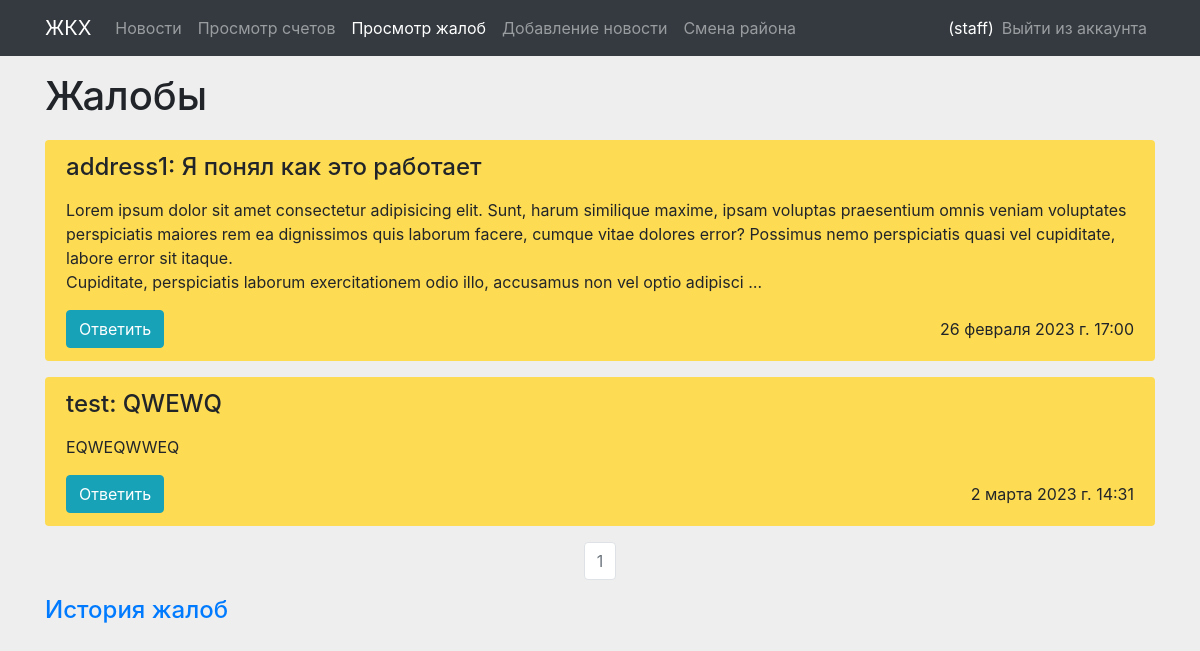
Page /reports (signed in) on the earlier database version.
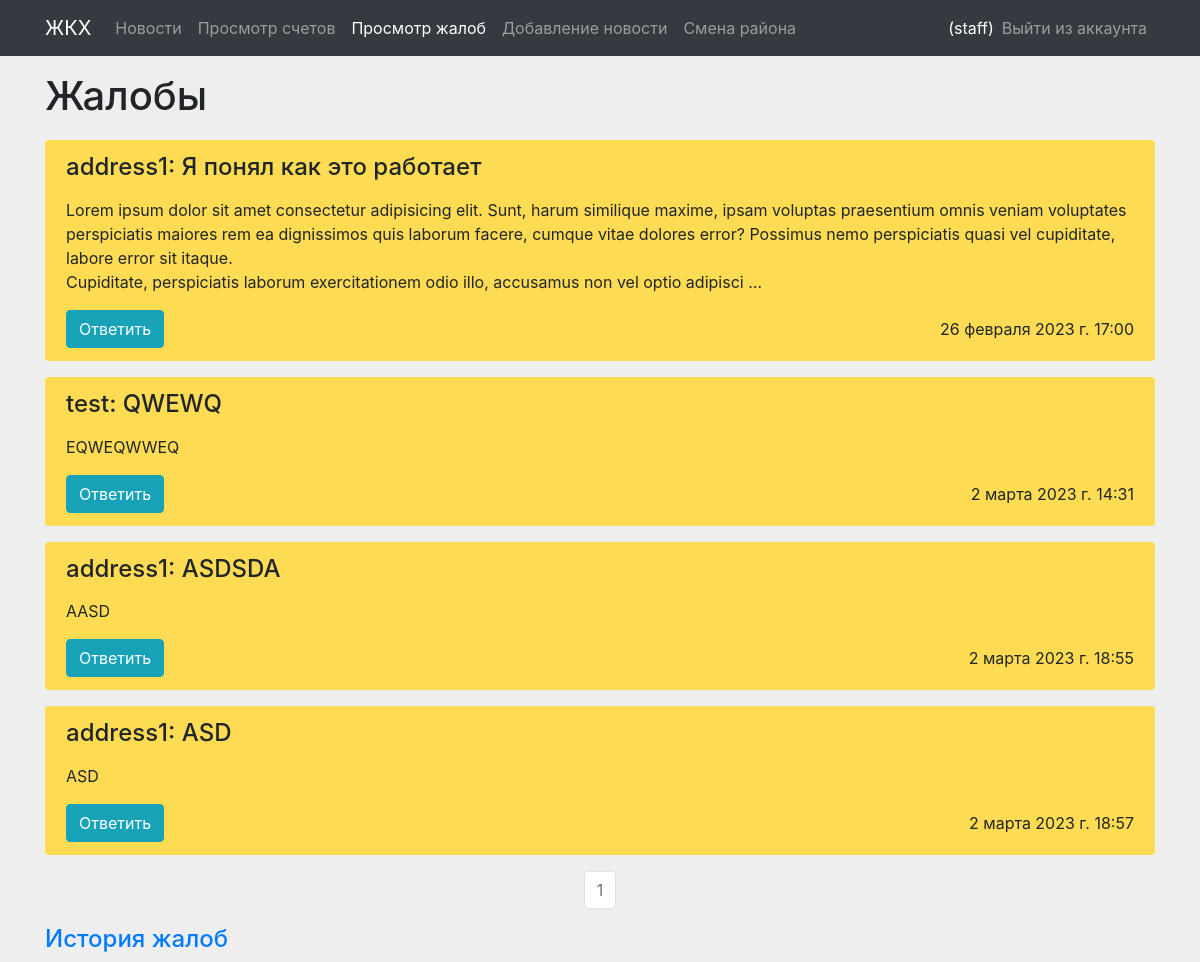
Same page on the later database version.
### main/models.py (models this page shows, shortened)
class Report(models.Model):
    title = models.CharField('Название', max_length=200, null=False, blank=False)
    text = models.TextField('Содержание', null=False, blank=False)
    district = models.ForeignKey(District, on_delete=models.CASCADE, default='1')
    address = models.CharField("Адрес", max_length=100, null=False, blank=False)
    vision = models.CharField('Видна ли она админу', max_length=2, default='1')
    a_title = models.CharField('Название ответа', max_length=200, blank=True)
    a_text = models.TextField('Содержание ответа', blank=True)
    photo = models.ImageField(upload_to="photos/%Y/%m/%d/", blank=True)
    time_create = models.DateTimeField(auto_now_add = True)

### main/views.py (the view)
# urls.py: path('reports', views.Reports.as_view(), name = 'reports'),
class Reports(ListView):
    model = Report
    template_name = 'main/staff/reports.html'
    paginate_by = 10
    context_object_name = 'reports'
    def get_context_data(self, **kwargs):
        context = super().get_context_data(**kwargs)
        context['title'] = 'Жалобы'
        return context
    def get_queryset(self):
        return Report.objects.filter(district = self.request.user.district, vision = '1')

### templates/main/staff/reports.html
{% extends 'page.html' %}
{% block content %}
<div class="container">
    {%if user.allows == '2' %}
    {% if reports.exists%}
    <h1>Жалобы</h1>
    {% for el in reports %}
        <div class="row">
            <div class="col">
                <div class="alert bg-report" role="alert">
                    <h4 class="alert-heading">{{el.address}}: {{ el.title }}</h4>
                    <p>{{ el.text|linebreaks|truncatewords:50 }}</p>
                    <div class="d-flex justify-content-between align-items-center">
                        <a href="{% url 'report' el.pk %}" class = 'btn btn-info'>Ответить</a>
                        {{el.time_create}}
                    </div>
                </div>
            </div>
        </div>
    {% endfor %}
    <nav>
        <ul class="pagination justify-content-center">
            {% for p in paginator.page_range %}
            {% if page_obj.number == p %}
            <li class = 'page-item disabled'><a class="page-link" href="#" tabindex="-1">{{ p }}</a></li>
            {%elif p >= page_obj.number|add:-2 and p <= page_obj.number|add:2 %}
            <li class="page-item">
                <a class="page-link" href="?page={{ p }}">{{ p }}</a>
            </li>
            {%endif%}
            {%endfor%}
        </ul>
    </nav>
    {% else %}
    <h1>Жалобы закончились</h1>
    {% endif %}
    <h4><a href="{% url 'reports_history' %}">История жалоб</a></h4>
    {%else%}
    <h1>Отказано в доступе</h1>
    {%endif%}
</div>
{% endblock %}

Differences in the rows shown:
added Report: address "address1", title "ASDSDA", text "AASD", time_create "2 марта 2023 г. 18:55"
added Report: address "address1", title "ASD", text "ASD", time_create "2 марта 2023 г. 18:57"
